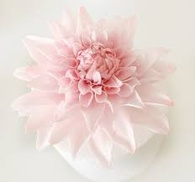
%> input picture halfgary/New folder/5.jpg, 195 x 182 px, shrunk from 232 x 217 before the run
$ octave Untitled5.m   (GNU Octave 9; MATLAB toolbox functions it lacks are replaced by stand-ins)
%> lines starting %> are read from the running program, lines starting %| are printed output that depends on the picture
  f1=imread('5.jpg'); %reads the images
%> f1 is the input picture: size 182x195x3 uint8; mean R, G, B 231.9, 214.7, 209.2
f2=imread('7.jpg');
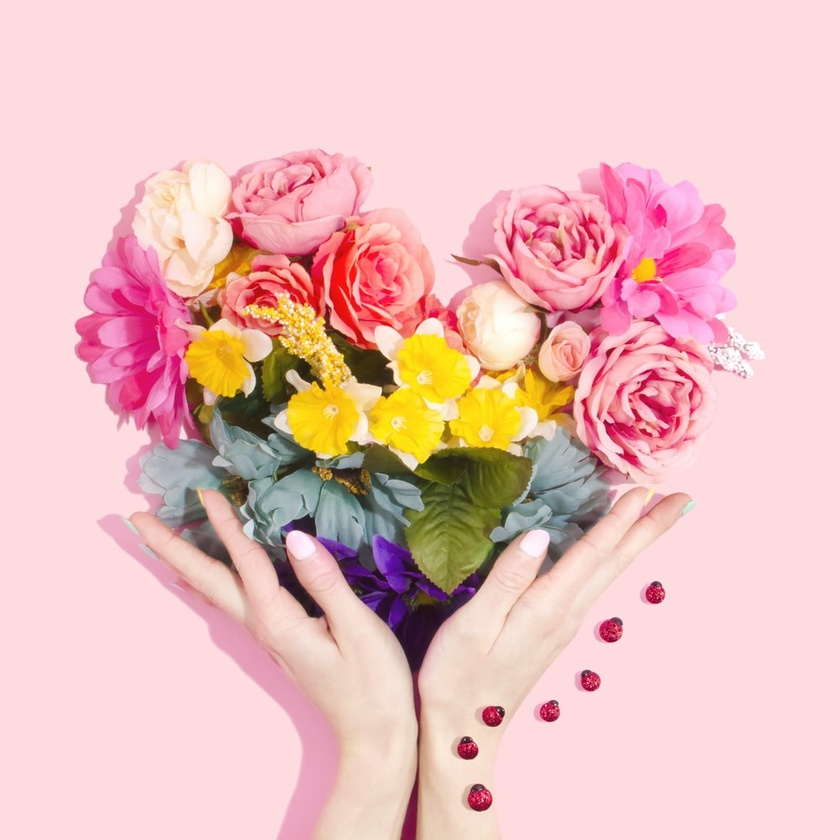
%> input picture halfgary/New folder/7.jpg, 840 x 840 px, shrunk from 1000 x 1000 before the run
%> f2 is the input picture: size 840x840x3 uint8; mean R, G, B 234.4, 190.8, 188.5
f3=rgb2gray(f1); %converts the images into grayscale images
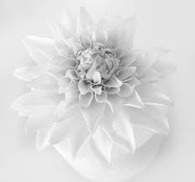
%> f3: size 182x195 uint8; min 41, max 255, mean 219.2
f4=rgb2gray(f2);
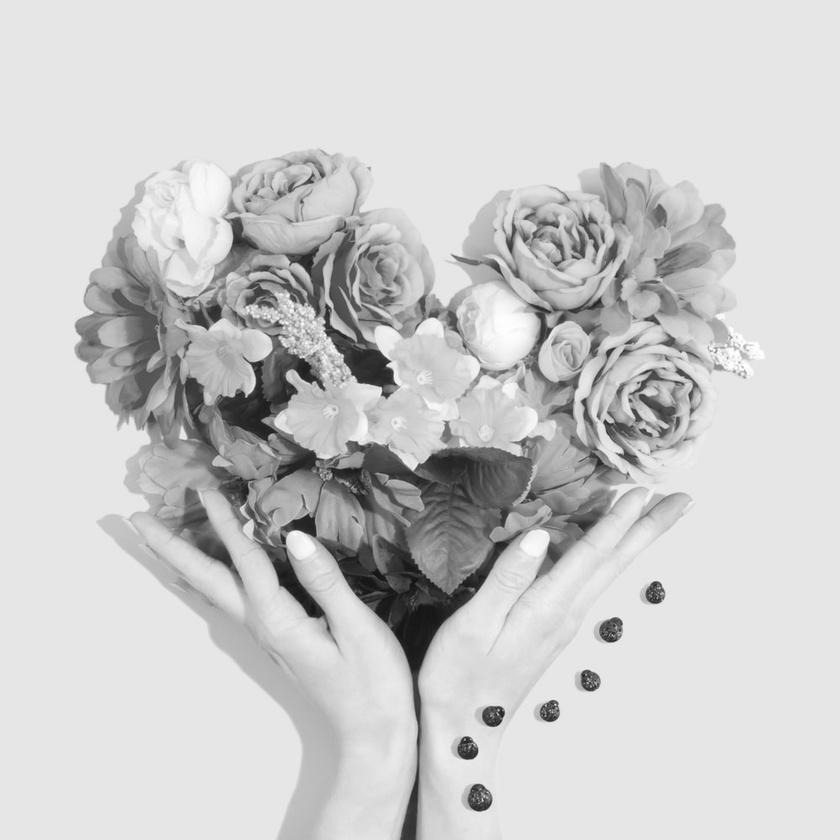
%> f4: size 840x840 uint8; min 16, max 255, mean 203.6
subplot(2,2,1),imshow(f3) %plots both the images in one figure
subplot(2,2,2),imshow(f4)
%> (the run ends here)
